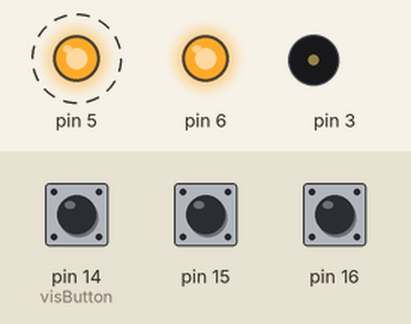
This sketch was run on a simulated Arduino Uno, built with avr-gcc and run on an emulated ATmega328P. Shown: output pins drawn as LEDs (lit = HIGH), buzzer (waves = sounding). Dashed ring = blinking. The inputs (shaded band) are chosen by the test bench; at power-on: pin 16 HIGH, pin 14 (visButton) HIGH, pin 15 HIGH.

Above: at 7.07 s.
7.3 s: pin 16 pulled LOW for 0.15 s
At 8.3 s:
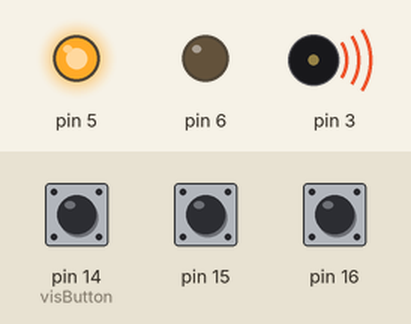
8.9 s: pin 14 (visButton) pulled LOW for 0.15 s
At 9.0 s:
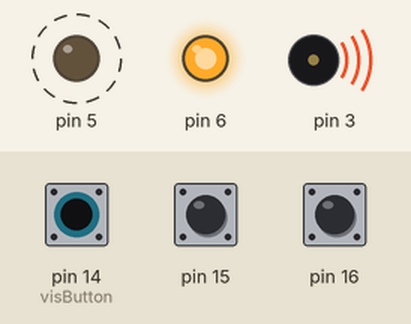
11.9 s: pin 15 pulled LOW for 0.15 s
At 12.7 s:
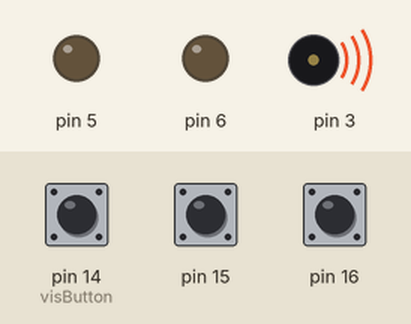
15.0 s: pin 14 (visButton) pulled LOW for 3.2 s
19.7 s: pin 15 pulled LOW for 1 s
At 20.82 s:
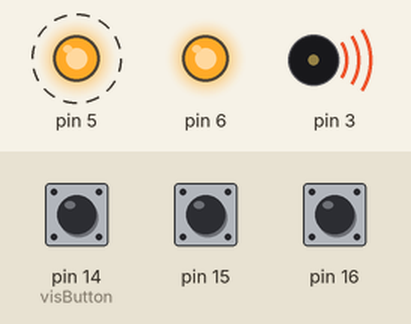
Timing chart, 0 to 23.7 s (numbered marks = the images above; inputs shaded):
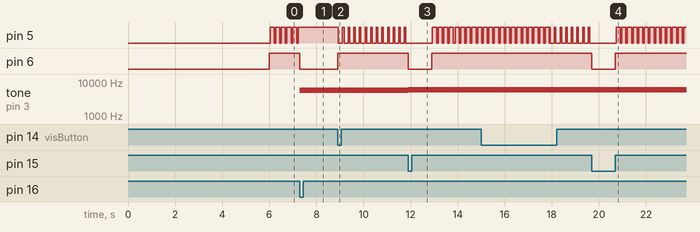

The sketch:

guillemotFeeding.ino
```cpp
#include "linearTrackActuators.h"

///////////////////////////////////////////////////
//                  Declarations                 //
///////////////////////////////////////////////////

//declare the actuator object. The arguments are as follows:

//   actuator ( pulseOutPin, directionControlPin, enablePin, leftLimitSwitch, rightLimitSwitch

actuator bird(3,5,6,16,15);

///////////////////////////////////////////////////
//              Configurable options             //
///////////////////////////////////////////////////

//time in seconds that the bird pauses at teh chicks
float holdTime = 1000;

// maximum time that a bird can move before the program
// assumes that the limit switch is broken (in mS)
int runTimeout = 5000;


//movement profile for the journey outward.
// Default produces a forward motion with
// slight periodic acceleration and deceleration.
//
// The oscillator period is 1.256 seconds, but
// with the 10 multiplier in the operand of the
// cosine, it has a period of .125 seconds.
//
//To slow or speed the
// oscillation, simply add a multiplier to the operand of the
//trig functions.
//
//Units are inches per second.
float birdProfile (float osc){
  return 5 - cos(osc*8)*7.5;
}


///////////////////////////////////////////////////
// You should not need to edit below this point  //
///////////////////////////////////////////////////

// scale factor for inches to steps, measured empirically.
int stepsPerInch = 480;

//convert the inch measurements to step counts for the profiles.
signed int birdSteps (float osc){
  return birdProfile(osc)*stepsPerInch;
}

int visButton = 14;

bool home = true;

void sitAtHome(){
  home = true;
}

void holdAndBack(){
  while(digitalRead(visButton) == LOW);
  delay(holdTime);
  bird.registerEndCB(sitAtHome);
  bird.run(1);
}

void goOut(){
  home = false;
  bird.registerEndCB(holdAndBack);
  bird.run(0);
}

void setup() {

  bird.runTimeout = runTimeout;
  bird.setSpeedProfile(birdSteps,true);

  pinMode(visButton,INPUT_PULLUP);

  delay(5000);

  holdAndBack();
}

void loop() {
  bird.idle();

  if(digitalRead(14) == LOW && home) goOut();
}
```

linearTrackActuators.h
```cpp
#include "arduino.h"

/****************************************************
* This library is used to asynchronously drive
* the linear track actuators from OpenBuilds.
 */

////////////////////////////////////////////////////////

//This code is for driving multiple tracks concurrently
// at different speeds, by utilising  mutliple timers in the
// arduino to send the pulse outputs.
// It's not currently functional, but leaving here for later
// development.

/*static void setTimerOneFrequency(int hz){
  if(hz >= 16 && hz <= 1000000){
    ICR1 = 1000000 / hz;
    OCR1B = .5*ICR1; //set duty cycle of pin 10
    OCR1A = .5*ICR1; //set duty cycle of pin 9
  }
}

static void pulseOutSetup() {
   TCCR1A = _BV(COM1A1) | _BV(COM1B1) ; // phase and frequency correct mode. NON-inverted mode
  // TCCR1A = _BV(COM1A1) | _BV(COM1B1) | _BV(COM1A0) | _BV(COM1B0) ;
  //phase/frequency correct mode. SELECT THIS FOR INVERTED OUTPUTS.
  TCCR1B = _BV(WGM13) | _BV(CS11);
  // Select mode 8 and select divide by 8 on main clock.
}*/

// stores the number of the pin which is currently being pulsed
static int tonePin = 0;

// The actuator class. I'll detail each of the functions as
// they are declared.

class actuator {
public:
  int pulsePin;
  int dirPin;
  int enbPin;

  int lftLm;
  int rgtLm;

  // stores the direction and pulse speed
  int dir;
  int pps;

  //timer for moving by (approximate) count number
  unsigned long tmr;

  //Tone pulser;

  bool running;
  bool countRun;
  int counts;

  //speed profile controls
  bool useProfile;
  unsigned long oscTmr;
  unsigned long runTmr;
  int runTimeout;
  float oscillator;
  float oscMax;
  float oscIncrement;
  float incrementInterval;
  bool resetOnRun;

  //stores the pointer to the callback function
  void (*endCB)();

  signed int (*speedFunc)(float);

  //declare the actuator object and set defaults.
  actuator(int pwm, int d, int enb, int l, int r){
    pulsePin = pwm;
    enbPin = enb;
    dirPin = d;

    lftLm = l;
    rgtLm = r;

    pps = 0;
    dir = 0;
    endCB = 0;
    running = false;
    runTimeout = 0;
    countRun = false;

    useProfile = false;
    oscTmr = 0;
    oscillator = 0;
    oscMax = 3.1415*8;
    oscIncrement = .01;
    incrementInterval = 2; //ms
    resetOnRun = false;

    pinMode(dirPin,OUTPUT);
    pinMode(enbPin,OUTPUT);
    digitalWrite(dirPin,LOW);
    digitalWrite(enbPin,LOW);

    pinMode(lftLm,INPUT_PULLUP);
    pinMode(rgtLm,INPUT_PULLUP);

  }

  int direction(){
    return dir;
  }

  void setSpeed(int sp){
    pps = sp;
    if(tonePin != pulsePin) noTone(tonePin);
    tonePin = pulsePin;
    tone(pulsePin,sp);
  }

  void setSpeedProfile(signed int (*prof)(float),bool reset = false){
    useProfile = true;
    speedFunc = prof;
    resetOnRun = reset;
  }

  void setDirection(int d){
    dir = d;
    digitalWrite(dirPin,dir);
  }

  void start(){
    digitalWrite(enbPin,HIGH);
  }

  void stop(){
    digitalWrite(enbPin,LOW);
  }

  void registerEndCB(void (*CB)()){
    endCB = CB;
  }

  void run(int d, int spd = 0){
    if(spd > 0) setSpeed(spd);
    if(resetOnRun) oscillator = 0;
    running = true;
    dir = d;
    digitalWrite(dirPin,dir);
    digitalWrite(enbPin,HIGH);

    if(runTimeout){
      runTmr = millis()+runTimeout;
    }
  }

  void runByCounts(int cnts, int d, int spd = 0){
    if(spd > 0) setSpeed(spd);
    if(resetOnRun) oscillator = 0;
    dir = d;
    countRun = true;
    counts = cnts;
    running = true;
    float ppms = pps/1000.;
    tmr = millis() + counts/ppms;
    digitalWrite(dirPin,dir);
    digitalWrite(enbPin,HIGH);
  }

  void idle(){

    if(!digitalRead(lftLm) && dir && running){
      running = false;
      stop();
      if(endCB) endCB();
    } else if(!digitalRead(rgtLm) && !dir && running){
      running = false;
      stop();
      if(endCB) endCB();
    }

    if(runTimeout && running && millis() > runTmr){
      running = false;
      stop();
      if(endCB) endCB();
    }

    if(countRun && running && countRun && ((!useProfile && millis()>tmr) || counts <=0)){
      running = false;
      countRun = false;
      stop();
      if(endCB) endCB();
    }

    if(millis()>oscTmr && running && useProfile){
      if(speedFunc) setSpeed(abs(speedFunc(oscillator)));
      if(speedFunc(oscillator) < 0) digitalWrite(dirPin,!dir);
      else digitalWrite(dirPin,dir);
      oscillator+=oscIncrement;
      if(oscillator>=oscMax) oscillator=0;
      oscTmr = millis() + incrementInterval;
      counts -= incrementInterval * pps/1000. * ((speedFunc(oscillator) < 0)?-1:1);
    }
  }
};
```

Measured:
- after the input at 7.3 s, pin 5: stops changing and stays HIGH; pin 6: HIGH → LOW at once; tone on pin 3: stays 5719 Hz (without the input it goes to 202 Hz after 1.6 s)
- after the input at 8.9 s, pin 5: alternates HIGH for 0.06 s and LOW for 0.18 s, starting at once; pin 6: LOW → HIGH at once; tone on pin 3: 5719 Hz → 5941 Hz after 3.0 s
- after the input at 11.9 s, tone on pin 3: stays 5941 Hz (without the input it goes to 247 Hz after 2.0 s)
- after the input at 15.0 s, pin 6: stays HIGH (without the input it goes to LOW after 2.9 s); tone on pin 3: 5941 Hz → 5999 Hz after 4.7 s
- after the input at 19.7 s, pin 6: HIGH → LOW after 0.00 s instead of 3.2 s; tone on pin 3: 5999 Hz → 5941 Hz after 4.0 s
- by itself, pin 5: alternates HIGH for 0.18 s and LOW for 0.06 s
